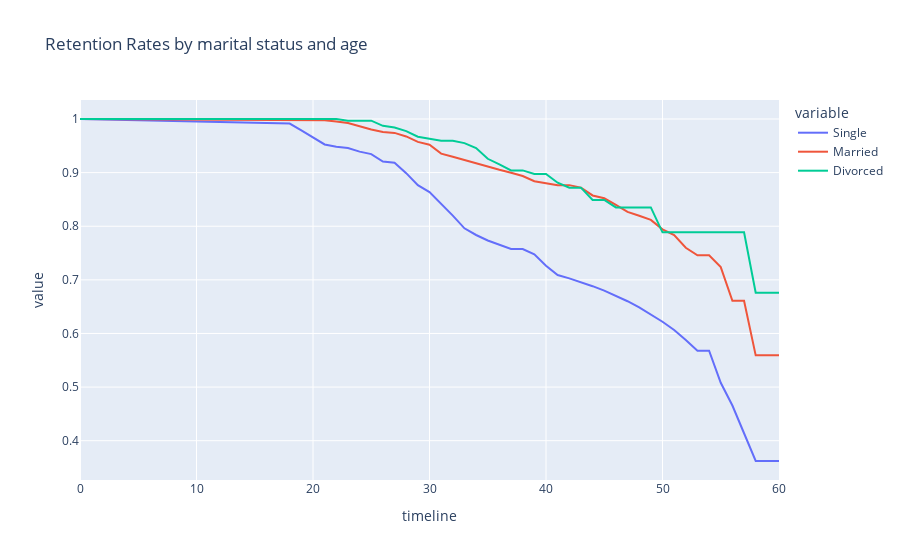

Source (notebook cell):
### Markdown cell above
## 5. Let's also look at the marital status curves by employee age. Generate and plot the survival curves showing retention rates by marital status and age.

### Code cell
status_age = survival(data, 'MaritalStatus', 'Age', 'Attrition')
px.line(data_frame = status_age, title = 'Retention Rates by marital status and age')

### Figure 1 — Plotly figure (JSON) as saved in the notebook; plotly's stock layout.template omitted (floating-point values rounded to 4 significant figures)
{"data": [{"hovertemplate": "variable=Single<br>timeline=%{x}<br>value=%{y}<extra></extra>", "legendgroup": "Single", "line": {"color": "#636efa", "dash": "solid"}, "marker": {"symbol": "circle"}, "mode": "lines", "name": "Single", "orientation": "v", "showlegend": true, "type": "scatter", "x": [0, 18, 19, 20, 21, 22, 23, 24, 25, 26, 27, 28, 29, 30, 31, 32, 33, 34, 35, 36, 37, 38, 39, 40, 41, 42, 43, 44, 45, 46, 47, 48, 49, 50, 51, 52, 53, 54, 55, 56, 57, 58, 59, 60], "xaxis": "x", "y": [1, 0.9915, 0.9786, 0.9657, 0.9525, 0.9481, 0.9459, 0.9391, 0.9346, 0.9208, 0.9185, 0.899, 0.8765, 0.8636, 0.8421, 0.8198, 0.7961, 0.7837, 0.7734, 0.7659, 0.7575, 0.7575, 0.7477, 0.7263, 0.709, 0.7027, 0.6957, 0.6882, 0.6799, 0.6705, 0.6601, 0.6488, 0.636, 0.6219, 0.6064, 0.588, 0.5677, 0.5677, 0.508, 0.4656, 0.4139, 0.3622, 0.3622, 0.3622], "yaxis": "y"}, {"hovertemplate": "variable=Married<br>timeline=%{x}<br>value=%{y}<extra></extra>", "legendgroup": "Married", "line": {"color": "#EF553B", "dash": "solid"}, "marker": {"symbol": "circle"}, "mode": "lines", "name": "Married", "orientation": "v", "showlegend": true, "type": "scatter", "x": [0, 18, 19, 20, 21, 22, 23, 24, 25, 26, 27, 28, 29, 30, 31, 32, 33, 34, 35, 36, 37, 38, 39, 40, 41, 42, 43, 44, 45, 46, 47, 48, 49, 50, 51, 52, 53, 54, 55, 56, 57, 58, 59, 60], "xaxis": "x", "y": [1, 0.9978, 0.9978, 0.9978, 0.9978, 0.9955, 0.9925, 0.9865, 0.9804, 0.9757, 0.9741, 0.9675, 0.9573, 0.952, 0.9355, 0.9297, 0.9235, 0.9171, 0.9103, 0.9052, 0.8996, 0.8937, 0.884, 0.8805, 0.8766, 0.8766, 0.8721, 0.8574, 0.8521, 0.8399, 0.8267, 0.8195, 0.8118, 0.7941, 0.7835, 0.7598, 0.7457, 0.7457, 0.7238, 0.6608, 0.6608, 0.5592, 0.5592, 0.5592], "yaxis": "y"}, {"hovertemplate": "variable=Divorced<br>timeline=%{x}<br>value=%{y}<extra></extra>", "legendgroup": "Divorced", "line": {"color": "#00cc96", "dash": "solid"}, "marker": {"symbol": "circle"}, "mode": "lines", "name": "Divorced", "orientation": "v", "showlegend": true, "type": "scatter", "x": [0, 18, 19, 20, 21, 22, 23, 24, 25, 26, 27, 28, 29, 30, 31, 32, 33, 34, 35, 36, 37, 38, 39, 40, 41, 42, 43, 44, 45, 46, 47, 48, 49, 50, 51, 52, 53, 54, 55, 56, 57, 58, 59, 60], "xaxis": "x", "y": [1, 1, 1, 1, 1, 1, 0.9969, 0.9969, 0.9969, 0.9873, 0.9841, 0.9774, 0.967, 0.9633, 0.9594, 0.9594, 0.955, 0.9458, 0.9258, 0.9153, 0.9041, 0.9041, 0.8974, 0.8974, 0.8811, 0.8719, 0.8719, 0.849, 0.849, 0.8351, 0.8351, 0.8351, 0.8351, 0.7887, 0.7887, 0.7887, 0.7887, 0.7887, 0.7887, 0.7887, 0.7887, 0.676, 0.676, 0.676], "yaxis": "y"}], "layout": {"autosize": true, "legend": {"title": {"text": "variable"}, "tracegroupgap": 0}, "title": {"text": "Retention Rates by marital status and age"}, "xaxis": {"anchor": "y", "autorange": true, "domain": [0, 1], "range": [0, 60], "title": {"text": "timeline"}, "type": "linear"}, "yaxis": {"anchor": "x", "autorange": true, "domain": [0, 1], "range": [0.3267, 1.035], "title": {"text": "value"}, "type": "linear"}}}
